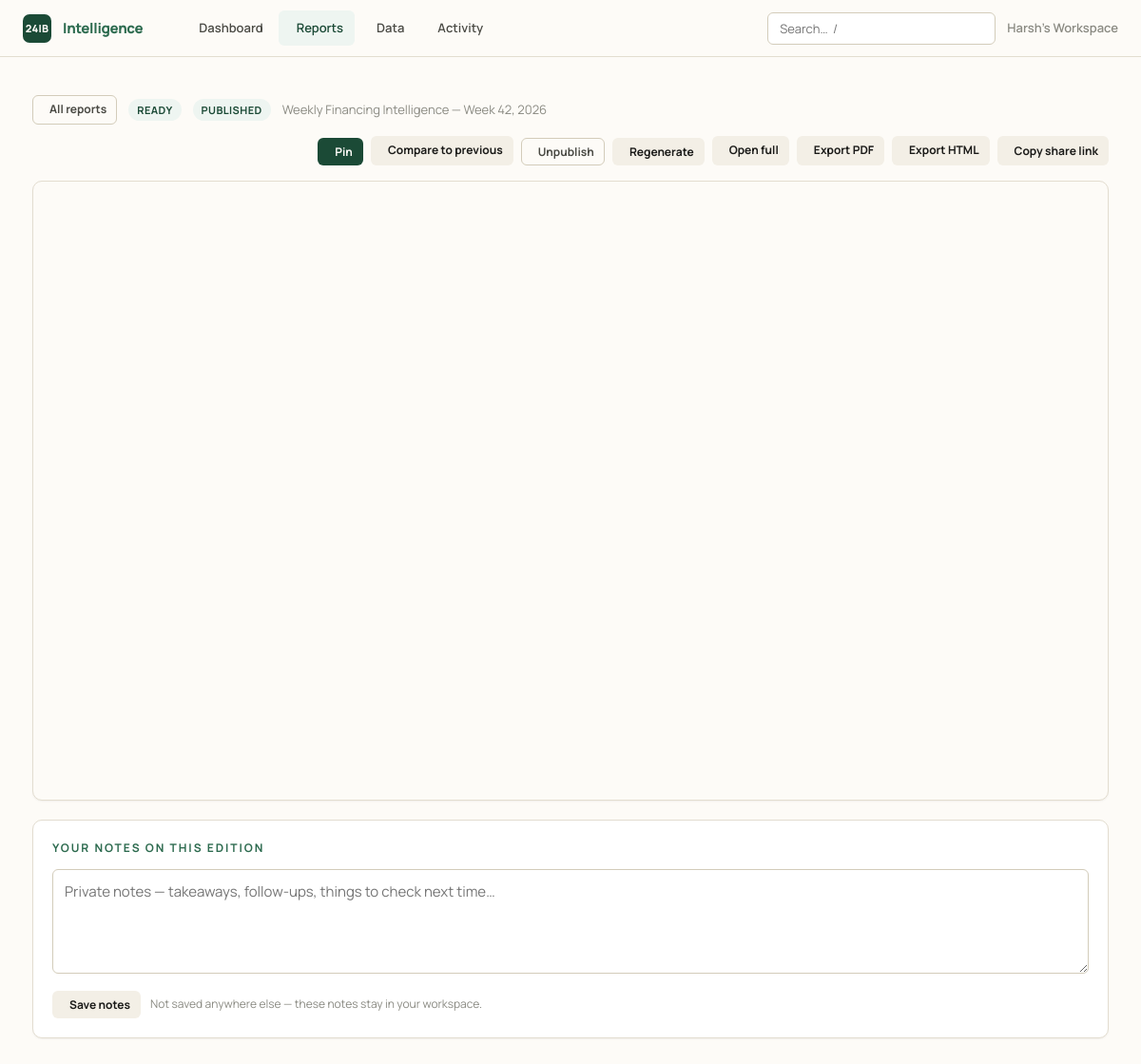
The page /reports/116 on the database its author committed.
### intelligence/models.py (models this page shows, shortened)
class Organization(db.Model):
    __tablename__ = "organizations"
    id: Mapped[int] = mapped_column(primary_key=True)
    name: Mapped[str] = mapped_column(String(160), nullable=False)
    slug: Mapped[str] = mapped_column(String(80), unique=True, nullable=False)
    created_at: Mapped[datetime] = mapped_column(DateTime, default=_utcnow)
    deals: Mapped[list["FundingDeal"]] = relationship(back_populates="organization", cascade="all, delete-orphan")
    reports: Mapped[list["Report"]] = relationship(back_populates="organization", cascade="all, delete-orphan")
    api_keys: Mapped[list["ApiKey"]] = relationship(back_populates="organization", cascade="all, delete-orphan")

class Report(db.Model):
    __tablename__ = "reports"
    id: Mapped[int] = mapped_column(primary_key=True)
    organization_id: Mapped[int] = mapped_column(ForeignKey("organizations.id"), nullable=False)
    period_type: Mapped[PeriodType] = mapped_column(Enum(PeriodType), nullable=False)
    period_key: Mapped[str] = mapped_column(String(40), nullable=False)  # e.g. 2026-W14, 2026-05, 2026-Q1, 2026
    title: Mapped[str] = mapped_column(String(240), default="")
    edition_no: Mapped[int | None] = mapped_column(Integer, nullable=True)
    status: Mapped[ReportStatus] = mapped_column(Enum(ReportStatus), default=ReportStatus.PENDING)
    payload_json: Mapped[str] = mapped_column(Text, default="{}")  # see `payload` property — the full computed report
    error: Mapped[str | None] = mapped_column(Text, nullable=True)  # set only when status == FAILED
    share_token: Mapped[str] = mapped_column(String(48), default=_token, unique=True, index=True)
    is_published: Mapped[bool] = mapped_column(Boolean, default=False)
    notes: Mapped[str] = mapped_column(Text, default="")  # free-form personal notes, not shown on the public page
    created_at: Mapped[datetime] = mapped_column(DateTime, default=_utcnow)
    generated_at: Mapped[datetime | None] = mapped_column(DateTime, nullable=True)  # set when status becomes READY
    organization: Mapped["Organization"] = relationship(back_populates="reports")
    @property
    def payload(self) -> dict:
        return json.loads(self.payload_json or "{}")
    @payload.setter
    def payload(self, data: dict) -> None:
        """Serialise ``data`` to JSON for storage.

        ``default=str`` lets ``date``/``datetime`` values inside the payload
        (produced by ``aggregate.build_payload``) serialise without callers
        having to hand-roll a JSON encoder for every report field.
        """
        self.payload_json = json.dumps(data, default=str)

### intelligence/reports/routes.py (the view)
@bp.route("/<int:report_id>")
def view(report_id: int):
    report = _get_report(report_id)
    prev_report = None
    try:
        anchor = parse_key(report.period_type.value, report.period_key)
        prev_key = resolve(report.period_type.value, anchor).prev_key
        prev_report = db.session.scalars(
            select(Report).where(
                Report.organization_id == report.organization_id,
                Report.period_type == report.period_type,
                Report.period_key == prev_key,
                Report.status == ReportStatus.READY,
            )
        ).first()
    except Exception:
        pass
    from ..models import Favorite
    is_favorite = db.session.scalar(
        select(Favorite.id).where(Favorite.organization_id == report.organization_id,
                                  Favorite.kind == "report", Favorite.ref == str(report.id))
    ) is not None
    return render_template("reports/view.html", report=report, p=report.payload,
                           standalone=False, prev_report=prev_report,
                           is_favorite=is_favorite, active="reports")

### intelligence/__init__.py (called while the page is built)
def _register_security_headers(app: Flask) -> None:
    @app.after_request
    def _set_headers(resp):  # noqa: WPS430
        resp.headers.setdefault("X-Content-Type-Options", "nosniff")
        resp.headers.setdefault("X-Frame-Options", "SAMEORIGIN")
        resp.headers.setdefault("Referrer-Policy", "strict-origin-when-cross-origin")
        resp.headers.setdefault("Content-Security-Policy", _CSP)
        if app.config.get("SESSION_COOKIE_SECURE"):
            resp.headers.setdefault(
                "Strict-Transport-Security", "max-age=31536000; includeSubDomains"
            )
        return resp

### intelligence/clock.py (called while the page is built)
def utcnow() -> datetime:
    return datetime.now(timezone.utc).replace(tzinfo=None)

### intelligence/engine/periods.py (called while the page is built, shortened)
def _iso_week_bounds(year: int, week: int) -> tuple[date, date]:
    monday = date.fromisocalendar(year, week, 1)
    return monday, monday + timedelta(days=6)

def _edition_for(year: int, week: int) -> int:
    weeks_between = (date.fromisocalendar(year, week, 1) - date.fromisocalendar(_ANCHOR_YEAR, _ANCHOR_WEEK, 1)).days // 7
    return _ANCHOR_EDITION + weeks_between

def resolve(period_type: str, anchor: date | None = None, *, trend_len: int | None = None) -> ResolvedPeriod:
    anchor = anchor or date.today()
    period_type = period_type.lower()
    if period_type == "weekly":
        return _resolve_weekly(anchor, trend_len or 10)

def parse_key(period_type: str, key: str) -> date:
    period_type = period_type.lower()
    if period_type == "weekly":
        y, w = key.split("-W")
        return date.fromisocalendar(int(y), int(w), 3)

### intelligence/reports/routes.py (called while the page is built)
def _get_report(report_id: int) -> Report:
    org = require_org()
    report = db.session.get(Report, report_id)
    if not report or report.organization_id != org.id:
        abort(404)
    return report

### intelligence/tenancy.py (called while the page is built, shortened)
def ensure_workspace() -> Organization:
    org = db.session.query(Organization).first()
    if org is not None:
        return org

def require_org() -> Organization:
    if "workspace" not in g:
        g.workspace = ensure_workspace()
    return g.workspace

### intelligence/templates/reports/view.html (shortened to what this page needs)
{% extends "base.html" %}
{% set active = 'reports' %}
{% block content %}
<div class="report-actions" style="display:flex; gap:var(--sp-3); align-items:center; margin-bottom:var(--sp-4); flex-wrap:wrap;">
  <a class="btn btn-ghost btn-sm" href="{{ url_for('reports.index') }}"> All reports</a>
  <span class="badge badge-{{ 'green' if report.status.value=='ready' else 'amber' }}">{{ report.status.value }}</span>
  {% if report.period_type.value in ('weekly','monthly') %}
  <span class="badge badge-{{ 'green' if report.is_published else 'gray' }}"
        title="{{ 'Live on the public site' if report.is_published else 'Not on the public site' }}">
    {{ 'published' if report.is_published else 'draft' }}
  </span>
  {% endif %}
  <span class="muted" style="font-size:var(--text-sm)">{{ report.title }}</span>
  <div style="margin-left:auto; display:flex; gap:var(--sp-2); flex-wrap:wrap;">
    <form method="post" action="{{ url_for('explore.toggle_favorite') }}">
      <button class="btn {{ 'btn-ghost' if is_favorite else 'btn-primary' }} btn-sm" type="submit">
        <i class="ph ph-star{{ '-fill' if is_favorite }}" aria-hidden="true"></i> {{ 'Pinned' if is_favorite else 'Pin' }}
      </button>
    </form>
    {% if prev_report %}
    <a class="btn btn-sm" href="{{ url_for('reports.compare', a=prev_report.id, b=report.id) }}">
       Compare to previous
    </a>
    {% endif %}
    {% if report.period_type.value in ('weekly','monthly') %}
      {% if report.is_published %}
      <form method="post" action="{{ url_for('reports.unpublish', report_id=report.id) }}"
            data-confirm="Remove this edition from the public site? The page is deleted and neighbouring reports are relinked."
            data-busy="Unpublishing…">
        <button class="btn btn-ghost btn-sm" type="submit"> Unpublish</button>
      </form>
      {% else %}
      <form method="post" action="{{ url_for('reports.publish', report_id=report.id) }}" data-busy="Publishing…">
        <button class="btn btn-sm" type="submit"><i class="ph ph-globe" aria-hidden="true"></i> Publish</button>
      </form>
      {% endif %}
    {% endif %}
    <form method="post" action="{{ url_for('reports.regenerate', report_id=report.id) }}"
          data-busy="Regenerating…">
      <button class="btn btn-sm" type="submit"> Regenerate</button>
    </form>
    <a class="btn btn-sm" target="_blank" rel="noopener" href="{{ url_for('reports.share', token=report.share_token) }}"> Open full</a>
    <a class="btn btn-sm" href="{{ url_for('reports.pdf', report_id=report.id) }}"> Export PDF</a>
    <a class="btn btn-sm" href="{{ url_for('reports.html', report_id=report.id) }}"> Export HTML</a>
    <button class="btn btn-sm" type="button" id="copyShare"
            data-url="{{ url_for('reports.share', token=report.share_token, _external=True) }}">
       Copy share link
    </button>
  </div>
</div>
{% if report.status.value == 'ready' %}
  <div class="report-frame-wrap">
    <iframe class="report-frame" src="{{ url_for('reports.share', token=report.share_token) }}"
            title="{{ report.title }}" loading="lazy"
            onload="document.getElementById('frameLoading').hidden = true"></iframe>
  </div>
  <div class="card" style="margin-top:var(--sp-5)">
    <div class="eyebrow" style="margin-bottom:var(--sp-3)">Your notes on this edition</div>
    <form method="post" action="{{ url_for('reports.save_notes', report_id=report.id) }}"
          data-busy="Saving…" data-dirty-guard>
      <textarea class="input" id="report-notes" name="notes" rows="4" maxlength="20000"
                placeholder="Private notes — takeaways, follow-ups, things to check next time…"
                style="width:100%;resize:vertical;font-family:var(--font-sans)">{{ report.notes }}</textarea>
      <div style="display:flex;align-items:center;gap:10px;margin-top:var(--sp-3)">
        <button class="btn btn-sm" type="submit"> Save notes</button>
        <span class="muted" style="font-size:var(--text-xs)">
          {% if report.notes %}Saved · {{ report.notes|length }} characters{% else %}Not saved anywhere else — these notes stay in your workspace.{% endif %}
        </span>
      </div>
    </form>
  </div>
{% endif %}
{% endblock %}

### intelligence/templates/base.html (shortened to what this page needs)
<!doctype html>
<html lang="en">
<head>
  <link rel="stylesheet" href="{{ url_for('static', filename='css/tokens.css') }}">
  <link rel="stylesheet" href="{{ url_for('static', filename='css/app.css') }}">
</head>
<body>
  <nav class="nav">
    <a href="{{ url_for('dashboard.home') }}" class="nav-brand">
      <span class="nav-mark" aria-hidden="true">24IB</span>
      <span>Intelligence</span>
    </a>
    <div class="nav-links">
      <a class="nav-link {{ 'active' if active=='dashboard' }}" href="{{ url_for('dashboard.home') }}">Dashboard</a>
      <a class="nav-link {{ 'active' if active=='reports' }}" href="{{ url_for('reports.index') }}">Reports</a>
      <a class="nav-link {{ 'active' if active=='data' }}" href="{{ url_for('data.index') }}">Data</a>
      <a class="nav-link {{ 'active' if active=='runs' }}" href="{{ url_for('dashboard.runs') }}">Activity</a>
    </div>
    <div class="nav-right">
      <form action="{{ url_for('explore.search') }}" method="get" role="search" class="nav-search">
        <input class="input" id="global-search" type="search" name="q"
               placeholder="Search…  /" title="Press / to focus">
      </form>
      <span class="nav-org">{{ current_org.name if current_org }}</span>
    </div>
  </nav>
  {% block body %}
  <main class="container" id="main">
    {% block content %}{% endblock %}
  </main>
  {% endblock %}
</body>
</html>

### intelligence/static/css/tokens.css (style rules this page uses)
:root { --cream: #fdfbf7; --sand: #f3efe6; --sand-2: #ece7da; --border: #e3ddd0; --border-strong: #d3ccba; --ink: #1a1a18; --slate: #4a4a44; --dust: #8a8a82; --ghost: #b8b8ae; --g900: #0a2418; --g800: #1b4a36; --g700: #2d6b4f; --g600: #3d8a67; --g400: #7ab896; --g200: #b8ddc9; --g50: #eef5f1; --b700: #1f4e79; --b500: #3b82c4; --b50: #eef5fd; --r700: #9b2c2c; --r500: #d64545; --r50: #fdf0f0; --a700: #92600a; --a500: #d99a16; --a50: #fef8ec; --font-serif: 'Newsreader', Georgia, 'Times New Roman', serif; --font-sans: 'Manrope', system-ui, -apple-system, sans-serif; --font-mono: 'JetBrains Mono', ui-monospace, 'SF Mono', monospace; --text-2xs: 0.6875rem; --text-xs: 0.75rem; --text-sm: 0.8125rem; --text-base:0.9375rem; --text-md: 1.0625rem; --text-lg: 1.25rem; --text-xl: 1.5rem; --text-2xl: 2rem; --text-3xl: 2.75rem; --track-tight: -0.02em; --track-normal: 0; --track-wide: 0.04em; --track-widest: 0.16em; --sp-1: 4px; --sp-2: 8px; --sp-3: 12px; --sp-4: 16px; --sp-5: 20px; --sp-6: 24px; --sp-8: 32px; --sp-10: 40px; --sp-12: 48px; --sp-16: 64px; --sp-24: 96px; --radius-sm: 6px; --radius: 10px; --radius-lg: 16px; --shadow-sm: 0 1px 2px rgba(26,26,24,0.05); --shadow: 0 4px 16px rgba(26,26,24,0.07); --shadow-lg: 0 12px 40px rgba(26,26,24,0.10); --ease-out: cubic-bezier(0.16, 1, 0.3, 1); --ease-spring: cubic-bezier(0.34, 1.56, 0.64, 1); --dur-fast: 120ms; --dur-base: 220ms; --nav-h: 60px; --max-content: 1180px; --max-article: 760px; }

### intelligence/templates/reports/view.html (style rules this page uses)
.report-frame-wrap { background: #fdfbf7; border: 1px solid var(--border); border-radius: var(--radius); overflow: hidden; box-shadow: var(--shadow-sm); position: relative; }
.report-frame { width: 100%; height: calc(100vh - 150px); min-height: 520px; border: 0; display: block; }

### rows shown on the page
Organization: name "Harsh's Workspace"
Report: status.value "READY", is_published "PUBLISHED", title "Weekly Financing Intelligence — Week 42, 2026"

### other values the page prints
{{ 'Pinned' if is_favorite else 'Pin' }} "Pin"
